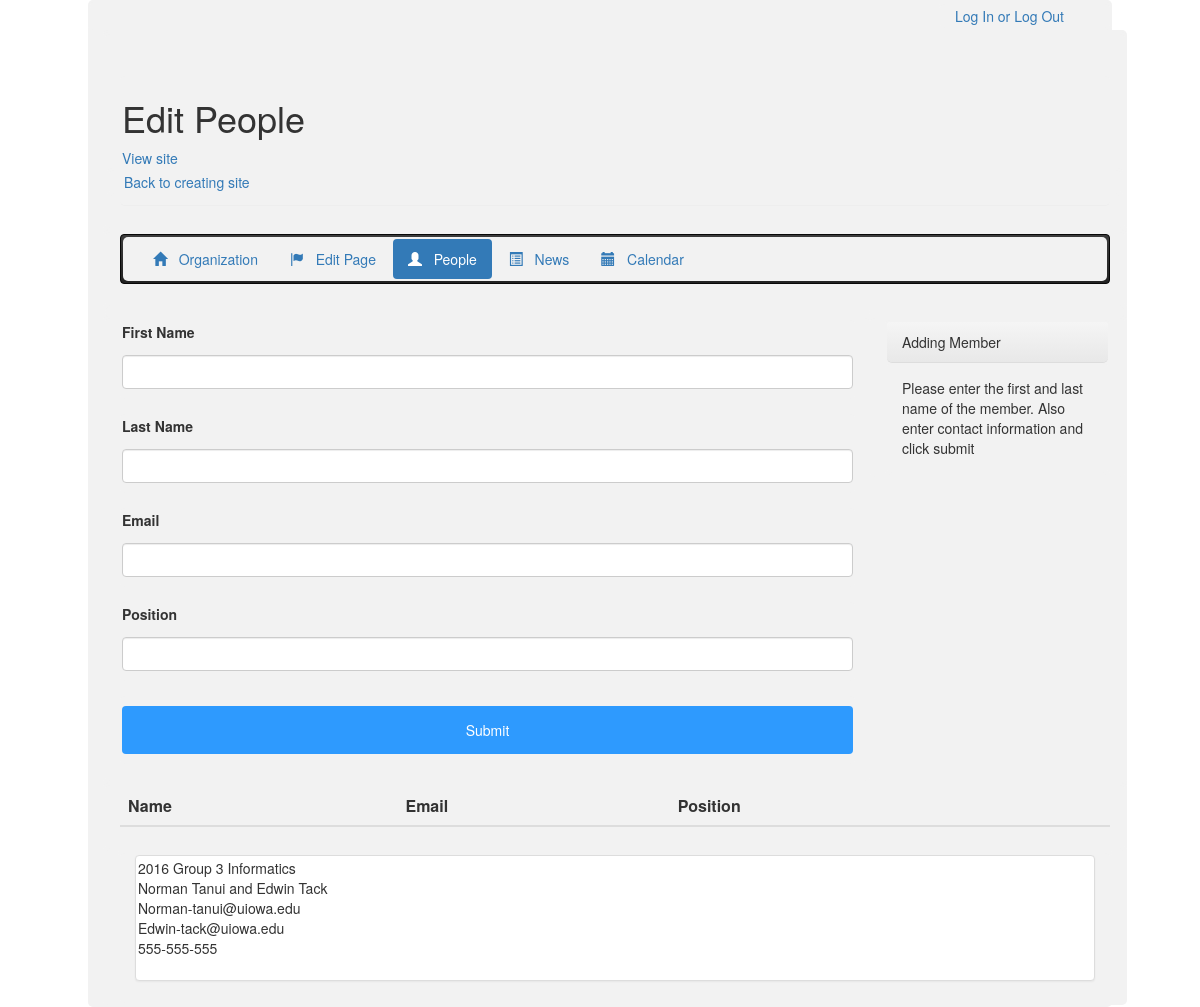
Before: /people.php with the older database file.
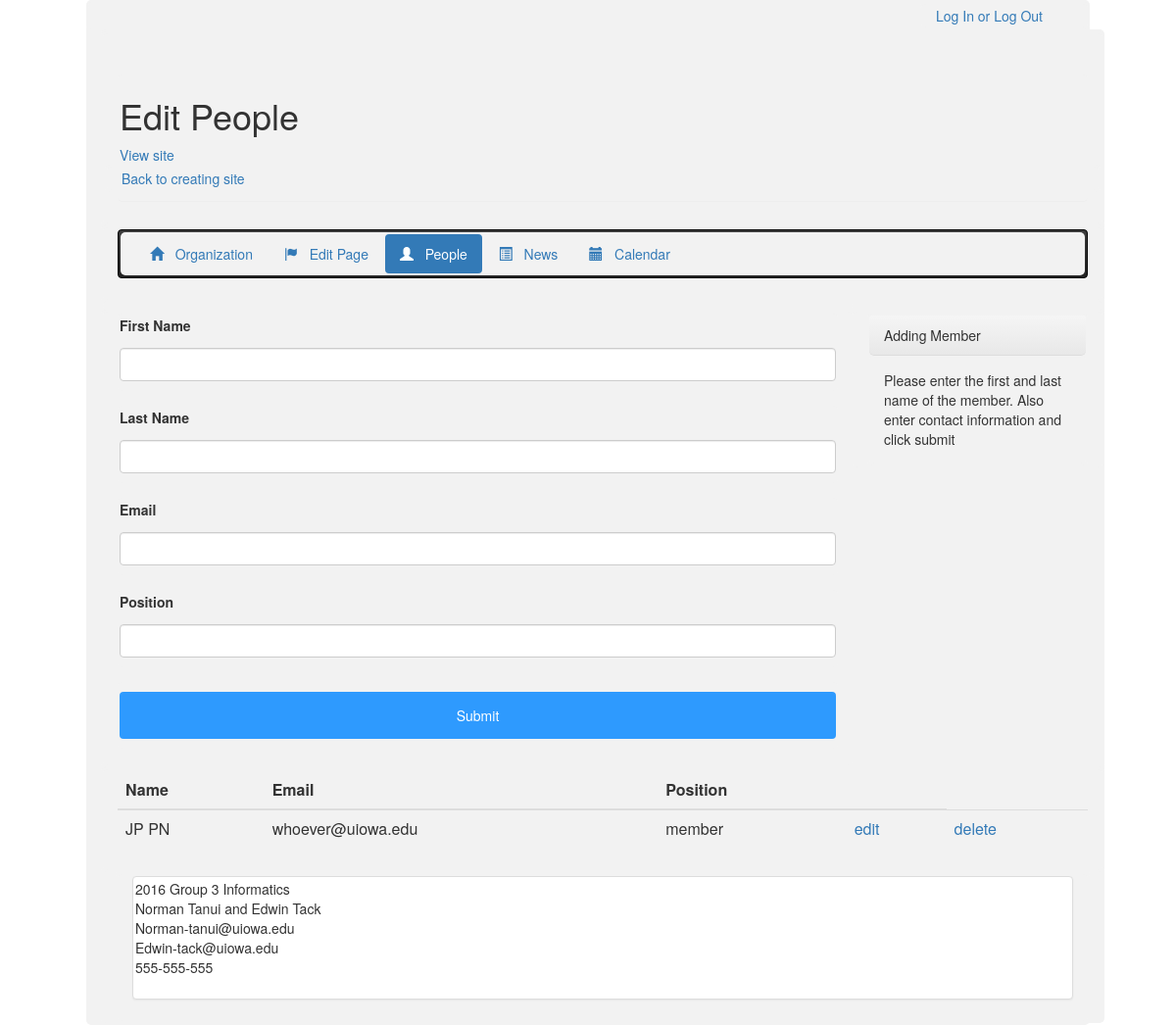
After: the same page with the newer database file.
### tables this page shows
CREATE TABLE person (
	id INT NOT NULL AUTO_INCREMENT,
	firstName VARCHAR(32) NOT NULL,  
    lastName VARCHAR(32) NOT NULL,
	email VARCHAR(32) NOT NULL,   
	personType VARCHAR(32) NOT NULL,  
	PRIMARY KEY (id)
);

### dbutils.php (called while the page is built, shortened)
<?php
function queryDB($query, $db) {
  $result = mysqli_query($db, $query);
  return ($result);
}
function nextTuple($result) {
  return (mysqli_fetch_assoc($result));
}
?>

### people.php (the view, shortened to what this page needs)
<?php
    include_once('config.php');
    include_once('dbutils.php');
?>
<html>
    <head>
<link rel="stylesheet" href="https://maxcdn.bootstrapcdn.com/bootstrap/3.3.7/css/bootstrap.min.css">
<link rel="stylesheet" href="https://maxcdn.bootstrapcdn.com/bootstrap/3.3.7/css/bootstrap-theme.min.css">
    </head>
    <body>
<div class="container" style="width: 1024px">
<div class="row">
    <div class="col-xs-10">
    </div>
    <div class="col-xs-2">
        <a href="login.php">Log In</a>
        <a>or</a>
        <a href="login.php">Log Out</a>
    </div>
</div>
    <div class="container" style="width: 1024px">
    <div class="row">
        <div class="col-xs-12">
            <div class="page-header">
                <h1>Edit People</h1>
                <a href="index.php">View site</a>
                <div class="row">
                    <div class="col-xs-12">
                        <a href="site.php">Back to creating site</a>
                    </div>
                </div>
            </div>
        </div>
    </div>
        <div class="row">
            <div class="col-xs-12">
                <div class="navbar navbar-inverse">
                    <div class="container-fluid">
                    <ul class="nav nav-pills">
                        <li><a href="about.php"><span class="glyphicon glyphicon-home"></span> &nbsp; Organization</a></li>
                        <li><a href="input.php"><span class="glyphicon glyphicon-flag"></span> &nbsp; Edit Page</a></li>
                        <li class="active"><a href="people.php"><span class="glyphicon glyphicon-user"></span> &nbsp; People</a></li>
                        <li><a href="news.php"><span class="glyphicon glyphicon-list-alt"></span> &nbsp; News</a></li>
                        <li><a href="calendar.php"><span class="glyphicon glyphicon-calendar"></span> &nbsp; Calendar</a></li>
                    </ul>
                    </div>
                </div>
            </div>
        </div>
        <div class="row">
            <div class="col-sm-9 col-xs-12">
            </div>
        </div>
        <div class="row">
            <div class="col-sm-9 col-xs-12">
<form action="people.php" method="post">
    <div class="form-group">
        <label for="firstName">First Name</label>
        <input type="text" class="form-control" name="firstName"/>
    </div>
    <div class="form-group">
        <label for="lastName">Last Name</label>
        <input type="text" class="form-control" name="lastName"/>
    </div>
    <div class="form-group">
        <label for="contact information">Email</label>
        <input type="text" class="form-control" name="email"/>
    </div>
    <div class="form-group">
        <label for="contact information">Position</label>
        <input type="text" class="form-control" name="personType"/>
    </div>
    <div class="form-group">
        <input type="submit" name="submit"></input>
    </div>
</form>
            </div>
            <div class="col-sm-3 col-xs-12">
                <div class="palen panel-default">
                    <div class="panel-heading">
                    Adding Member
                    </div>
                    <div class="panel-body">
                        Please enter the first and last name of the member. Also enter contact information and click submit
                    </div>
                </div>
            </div>
        </div>
<div class="row">
    <div class="col-xs-12">
<table class="table table-hover">
    <thead>
        <tr>
            <th>Name</th>
            <th>Email</th>
            <th>Position</th>
            <th> </th>
        </tr>
    </thead>
    <tbody>
<?php
    if (!$db) {
        $db = connectDB($dbHost, $dbUser, $dbPassword, $dbName);
    }
    $query="SELECT * FROM person ORDER BY lastName;";
    $result = queryDB($query, $db);
    while($row = nextTuple($result)) {
        echo "\n <tr>";
        echo "<td>" . $row['firstName'] . " " . $row['lastName'] . "</td>";
        echo "<td>" . $row['email'] . "</td>";
        echo "<td>" . $row['personType'] . "</td>";
        echo "<td><a href='editpeople.php?id=" . $row['id'] . "'>edit</a></td>";
        echo "<td><a href='deletepeople.php?id=" . $row['id'] . "'>delete</a></td>";
        echo "</tr>";
    }
?>
    </tbody>
</table>
    </div>
</div>
    </body>
</html>
<?php
include_once("footer.php");
?>

### footer.php (shortened to what this page needs)
<div class="footer">
    <div class="col-xs-12">
        <div class="panel panel-default">
			<address>
			2016 Group 3 Informatics <br>
			Norman Tanui and Edwin Tack<br>
			Norman-tanui@uiowa.edu<br>
			Edwin-tack@uiowa.edu<br>
			555-555-555<br>
            </div>
        </div>
    </div>

### people.php (style rules this page uses)
input[type=text], select { width: 100%; padding: 12px 10px; margin: 8px 0; display: inline-block; border: 1px solid #ccc; border-radius: 4px; box-sizing: border-box; }
input[type=submit] { width: 100%; background-color: #2E9AFE; color: white; padding: 14px 20px; margin: 8px 0; border: none; border-radius: 4px; cursor: pointer; }
div { border-radius: 5px; background-color: #f2f2f2; padding: 2px; }

Changed rows visible on the page:
added person: firstName "JP", lastName "PN", email "whoever@uiowa.edu", personType "member"
